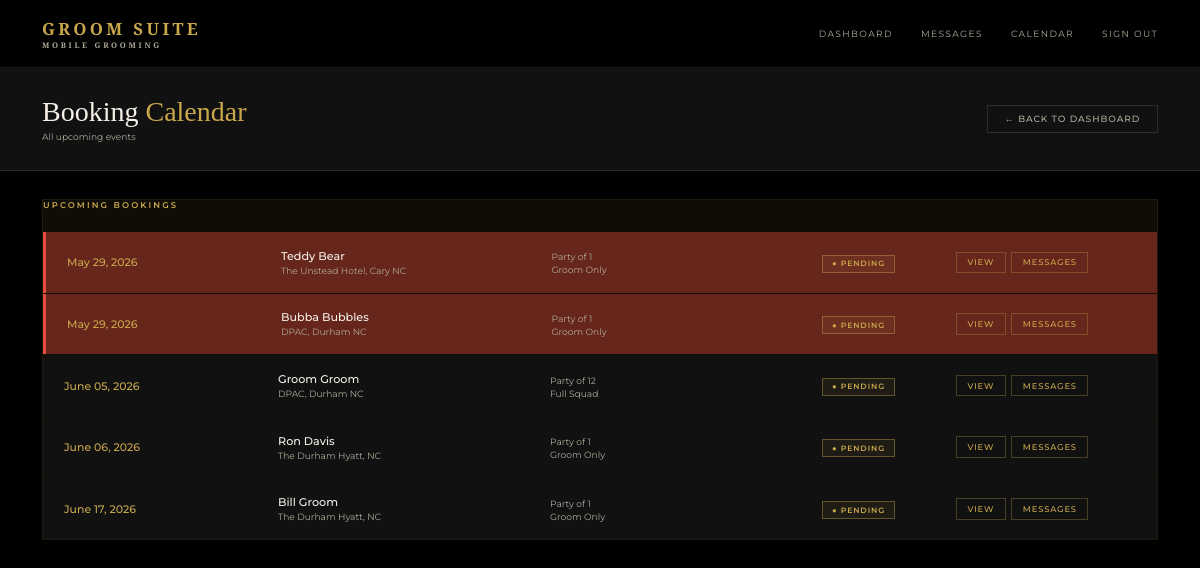
Page /admin/calendar (signed in) on the committed database.
### models.py (models this page shows)
class Booking(db.Model):
    id = db.Column(db.Integer, primary_key=True)
    wedding_date = db.Column(db.String(50), nullable=False)
    venue = db.Column(db.String(200), nullable=False)
    start_time = db.Column(db.String(20))
    party_size = db.Column(db.Integer, default=1)
    package = db.Column(db.String(100))
    addons = db.Column(db.String(200))
    notes = db.Column(db.Text)
    status = db.Column(db.String(20), default='pending')
    created_at = db.Column(db.DateTime, default=datetime.utcnow)
    user_id = db.Column(db.Integer, db.ForeignKey('user.id'), nullable=False)
    party_members = db.relationship('PartyMember', backref='booking', lazy=True)
    messages = db.relationship('Message', backref='booking_messages', lazy=True, foreign_keys='Message.booking_id')

class User(UserMixin, db.Model):
    id = db.Column(db.Integer, primary_key=True)
    name = db.Column(db.String(100), nullable=False)
    email = db.Column(db.String(120), unique=True, nullable=False)
    password = db.Column(db.String(200), nullable=False)
    role = db.Column(db.String(20), default='client')
    phone = db.Column(db.String(20))
    password_changed = db.Column(db.Boolean, default=False)
    bookings = db.relationship('Booking', backref='client', lazy=True)

### routes.py (the view)
    @app.route('/admin/calendar')
    @login_required
    @admin_required
    def admin_calendar():
        bookings = Booking.query.order_by(Booking.wedding_date).all()
        from collections import Counter
        date_counts = Counter(b.wedding_date for b in bookings)
        conflict_dates = {date for date, count in date_counts.items() if count > 1}
        return render_template('admin/calendar.html', bookings=bookings, conflict_dates=conflict_dates)

### app.py (called while the page is built)
@app.template_filter('format_date')
def format_date(value):
    try:
        return datetime.strptime(value, '%Y-%m-%d').strftime('%B %d, %Y')
    except:
        return value

### auth.py (called while the page is built)
def register_routes(app, login_manager):
    @login_manager.user_loader
    def load_user(user_id):
        return db.session.get(User, int(user_id))
    @app.route('/login', methods=['GET', 'POST'])
    def login():
        if request.method == 'POST':
            email = request.form.get('email')
            password = request.form.get('password')
            user = User.query.filter_by(email=email).first()
            if user and check_password_hash(user.password, password):
                login_user(user)
                if user.role == 'admin':
                    return redirect(url_for('index'))
                return redirect(url_for('portal'))
            flash('Invalid email or password')
        return render_template('login.html')
    @app.route('/logout')
    @login_required
    def logout():
        logout_user()
        return redirect(url_for('index'))

### routes.py (called while the page is built)
def admin_required(f):
    @wraps(f)
    def decorated_function(*args, **kwargs):
        if not current_user.is_authenticated or current_user.role != 'admin':
            return redirect(url_for('index'))
        return f(*args, **kwargs)
    return decorated_function

### templates/admin/calendar.html (shortened to what this page needs)
{% extends 'base.html' %}
{% block content %}
<div class="admin-header">
  <div>
    <h1 class="admin-title">Booking <span>Calendar</span></h1>
    <p class="admin-meta">All upcoming events</p>
  </div>
  <a href="{{ url_for('admin_dashboard') }}" class="btn-ghost">← Back to Dashboard</a>
</div>
<div class="calendar-wrapper">
  <div class="calendar-events">
    <div class="table-title" style="margin-bottom:1.5rem;">Upcoming Bookings</div>
    {% if bookings %}
      {% for booking in bookings %}
      <div class="calendar-event-row {% if booking.wedding_date in conflict_dates %}conflict-row{% endif %}">
        <div class="cal-date-block">
          <div class="cal-date-day">{{ booking.wedding_date | format_date }}</div>
        </div>
        <div class="cal-event-info">
          <div class="client-name">{{ booking.client.name }}</div>
          <div class="client-email">{{ booking.venue }}</div>
        </div>
        <div class="cal-event-meta">
          <div class="client-email">Party of {{ booking.party_size }}</div>
          <div class="client-email">{{ booking.package or 'TBD' }}</div>
        </div>
        <div>
          <span class="badge badge-{{ booking.status }}">● {{ booking.status|capitalize }}</span>
        </div>
        <div class="action-btns">
          <a href="{{ url_for('booking_detail', id=booking.id) }}" class="action-btn action-view">View</a>
          <a href="{{ url_for('admin_messages', id=booking.id) }}" class="action-btn action-view">
            Messages
            {% set unread = booking.messages | selectattr('read', 'equalto', False) | selectattr('sender_id', 'ne', current_user.id) | list | length %}
          </a>
        </div>
      </div>
      {% endfor %}
    {% else %}
      <div class="empty-state">
        <p>No bookings yet.</p>
      </div>
    {% endif %}
  </div>
</div>
{% endblock %}

### static/css/style.css (style rules this page uses)
*, *::before, *::after { box-sizing: border-box; margin: 0; padding: 0; }
:root { --gold: #C9A84C; --gold-light: #E8C96A; --gold-dim: #8a6f2e; --black: #000000; --black-2: #111111; --black-3: #1A1A1A; --black-5: #2C2C2C; --white: #F5F0E8; --white-dim: #b0aa9a; --font-display: 'Cormorant Garamond', serif; --font-body: 'Montserrat', sans-serif; }
html { font-size: 14px; }
body { font-family: var(--font-body); background: var(--black); color: var(--white); min-height: 100vh; }
.btn-ghost { display: inline-block; padding: 0.55rem 1.2rem; background: transparent; color: var(--white-dim); font-family: var(--font-body); font-size: 0.65rem; font-weight: 500; letter-spacing: 0.1em; text-transform: uppercase; border: 1px solid var(--black-5); cursor: pointer; transition: all 0.2s; text-decoration: none; }
.admin-header { padding: 2rem 3rem; background: var(--black-2); border-bottom: 1px solid rgba(201,168,76,0.15); display: flex; align-items: center; justify-content: space-between; }
.admin-title { font-family: var(--font-display); font-size: 2rem; font-weight: 300; }
.admin-title span { color: var(--gold); }
.admin-meta { font-size: 0.65rem; color: var(--white-dim); margin-top: 0.25rem; }
.table-title { font-size: 0.6rem; letter-spacing: 0.25em; text-transform: uppercase; color: var(--gold); font-weight: 600; }
.client-name { font-weight: 500; font-size: 0.8rem; }
.client-email { font-size: 0.65rem; color: var(--white-dim); margin-top: 2px; }
.badge { display: inline-flex; align-items: center; gap: 0.3rem; padding: 0.25rem 0.65rem; font-size: 0.55rem; letter-spacing: 0.12em; text-transform: uppercase; font-weight: 600; border: 1px solid; }
.badge-pending { border-color: rgba(201,168,76,0.4); color: var(--gold); background: rgba(201,168,76,0.07); }
.action-btns { display: flex; gap: 0.4rem; }
.action-btn { padding: 0.35rem 0.75rem; font-size: 0.6rem; letter-spacing: 0.1em; text-transform: uppercase; font-family: var(--font-body); font-weight: 500; border: 1px solid; background: transparent; cursor: pointer; transition: all 0.15s; text-decoration: none; display: inline-block; }
.action-view { border-color: rgba(201,168,76,0.3); color: var(--gold); }
.calendar-wrapper { padding: 2rem 3rem; }
.calendar-events { display: flex; flex-direction: column; gap: 1px; background: rgba(201,168,76,0.08); border: 1px solid rgba(201,168,76,0.08); }
.calendar-event-row { display: grid; grid-template-columns: 200px 1fr 1fr 120px 180px; gap: 1rem; align-items: center; padding: 1.2rem 1.5rem; background: var(--black-2); transition: background 0.15s; }
.cal-date-day { font-size: 0.78rem; color: var(--gold); font-weight: 500; }
.conflict-row { background: rgba(231,76,60,0.4) !important; border-left: 3px solid #e74c3c; }

### rows in the picture
Booking: wedding_date "May 29, 2026", client.name "Teddy Bear", venue "The Unstead Hotel, Cary NC", party_size "1", package "Groom Only", status "PENDING"
Booking: wedding_date "May 29, 2026", client.name "Bubba Bubbles", venue "DPAC, Durham NC", party_size "1", package "Groom Only", status "PENDING"
Booking: wedding_date "June 05, 2026", client.name "Groom Groom", venue "DPAC, Durham NC", party_size "12", package "Full Squad", status "PENDING"
Booking: wedding_date "June 06, 2026", client.name "Ron Davis", venue "The Durham Hyatt, NC", party_size "1", package "Groom Only", status "PENDING"
Booking: wedding_date "June 17, 2026", client.name "Bill Groom", venue "The Durham Hyatt, NC", party_size "1", package "Groom Only", status "PENDING"
